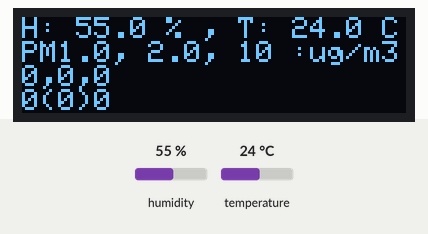
Bench run of a sketch on a simulated ESP8266 (NodeMCU). On the bench: 128×32 one-colour display. Inputs (shaded band) come from the test bench; at power-on: humidity 55 %, temperature 24 °C. WiFi joins after 1.5 s; servers stay silent unless stated; uploads are accepted with an empty reply.

Above: at 4.6 s.
4.7 s: humidity set to 22 %
At 7.4 s:
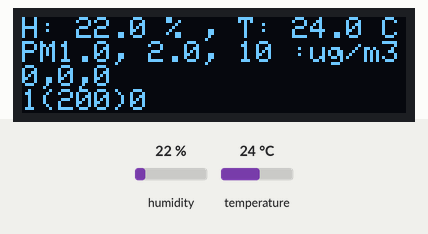
7.8 s: temperature set to 12 °C
At 9.5 s:
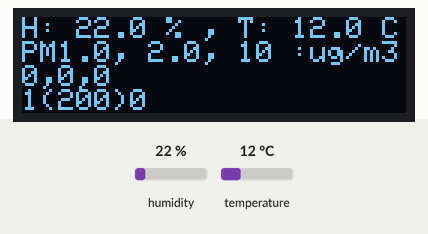
9.8 s: humidity set to 40 %
At 10.7 s:
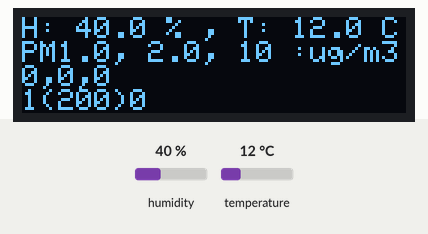
11.9 s: temperature set to 19 °C
At 12.9 s:
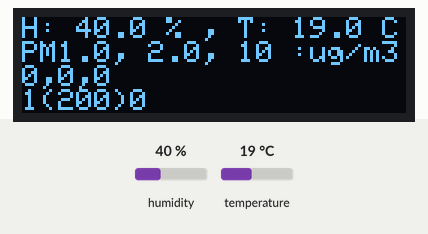
Timing chart, 0 to 14.9 s (numbered marks = the images above; inputs shaded):
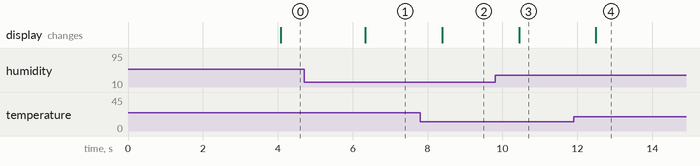

Measured:
- after the input at 4.7 s, the display: changes after 1.6 s (image 1)
- after the input at 7.8 s, the display: changes after 0.59 s (image 2)
- after the input at 9.8 s, the display: changes after 0.64 s (image 3)
- after the input at 11.9 s, the display: changes after 0.59 s (image 4)

The sketch:

esp8266_pms7003_dht11_ssd1306_wifi.ino
```cpp
// DHT11
#include "DHT.h"
#define DHTPIN D6     // what digital pin we're connected to
#define DHTTYPE DHT11   // DHT 11
DHT dht(DHTPIN, DHTTYPE);

// SSD1306
#include <Wire.h>
#include <Adafruit_GFX.h>
#include <Adafruit_SSD1306.h>
#define OLED_RESET 0
Adafruit_SSD1306 display(OLED_RESET);

// PMS7003
unsigned char  pms[32];
int PM1_0;
int PM2_5;
int PM10;

// wifi
#include <ESP8266WiFi.h>
#include <ESP8266HTTPClient.h>
const char* ssid = "INPUT";
const char* password = "INPUT";
const char* id = "INPUT";

// web connect
int web_fail_count;
int web_success_count;
int web_last_httpcode;

void setup()
{
  Serial.begin(9600);
  Serial.swap();
  dht.begin();
  display.begin(SSD1306_SWITCHCAPVCC, 0x3C);  // initialize with the I2C addr 0x3C (for the 128x32)

  display.clearDisplay();
  display.setTextSize(1);
  display.setTextColor(WHITE);
  display.setCursor(0,1);
  display.print("WiFi Connecting..");
  display.display();
  WiFi.begin(ssid, password);
  int try_count = 0;
  while (WiFi.status() != WL_CONNECTED)
  {
    delay(1000);
    try_count++;
    if (try_count > 20)
    {
      break;
    }
  }

  //delay(500);
}

void loop()
{
  if (Serial.find(0x42))
  {
    for (int j=1; j<32 ; j++)
    {
      pms[j]=Serial.read();
    }
    if (pms[1] == 0x4D)
    {
      PM1_0 = (pms[10] << 8) | pms[11];
      PM2_5 = (pms[12] << 8) | pms[13];
      PM10  = (pms[14] << 8) | pms[15];
    }
  }
  static unsigned long OledTimer = millis();
  static int tryCount = 28;
  if (millis() - OledTimer >= 1000)
  {
    OledTimer = millis();

    float h = dht.readHumidity();
    // Read temperature as Celsius (the default)
    float t = dht.readTemperature();
    // Read temperature as Fahrenheit (isFahrenheit = true)
    float f = dht.readTemperature(true);

    // Check if any reads failed and exit early (to try again).
    if (isnan(h) || isnan(t) || isnan(f))
    {
      //Serial.println("Failed to read from DHT sensor!");
      return;
    }

    display.clearDisplay();

    display.setTextSize(1);
    display.setTextColor(WHITE);
    display.setCursor(0,0);
    display.print("H: ");
    display.print(h, 1);
    display.print(" % ");

    //display.setTextSize(1);
    //display.setTextColor(WHITE);
    display.print(", T: ");
    display.print(t, 1);
    display.println(" C");

/*
    //display.setTextSize(1);
    //display.setTextColor(WHITE);
    display.print("PM1.0 : ");
    display.print(PM1_0);
    display.println(" ug/m3 ");
    display.print("PM2.5 : ");
    display.print(PM2_5);
    display.println(" ug/m3 ");
    display.print("PM10  : ");
    display.print(PM10);
    display.println(" ug/m3 ");
*/
    display.println("PM1.0, 2.0, 10 :ug/m3");
    display.print(PM1_0);
    display.print(",");
    display.print(PM2_5);
    display.print(",");
    display.print(PM10);
    display.println(" ");

    display.print(web_success_count);
    display.print("(");
    display.print(web_last_httpcode);
    display.print(")");
    display.print(web_fail_count);
    display.println(" ");

    display.display();

    if (++tryCount >= 30)
    {
      if (WiFi.status() == WL_CONNECTED)
      { //Check WiFi connection status
        tryCount = 0;
        HTTPClient http;  //Declare an object of class HTTPClient

        String url = "http://barmi.dothome.co.kr/iot/record.php?";
        url += String("id=") + String(id);
        url += String("&H=") + String(h);
        url += String("&T=") + String(t);
        url += String("&PM1=") + String(PM1_0);
        url += String("&PM2=") + String(PM2_5);
        url += String("&PM3=") + String(PM10);

        http.begin(url);  //Specify request destination
        int httpCode = http.GET();                                                                  //Send the request
        web_last_httpcode = httpCode;
        web_success_count++;
        if (httpCode > 0) { //Check the returning code

          String payload = http.getString();   //Get the request response payload
          //Serial.println(payload);                     //Print the response payload

        }

        http.end();   //Close connection
      }
      else
      {
        web_fail_count++;
      }
    }
  }
}
```
